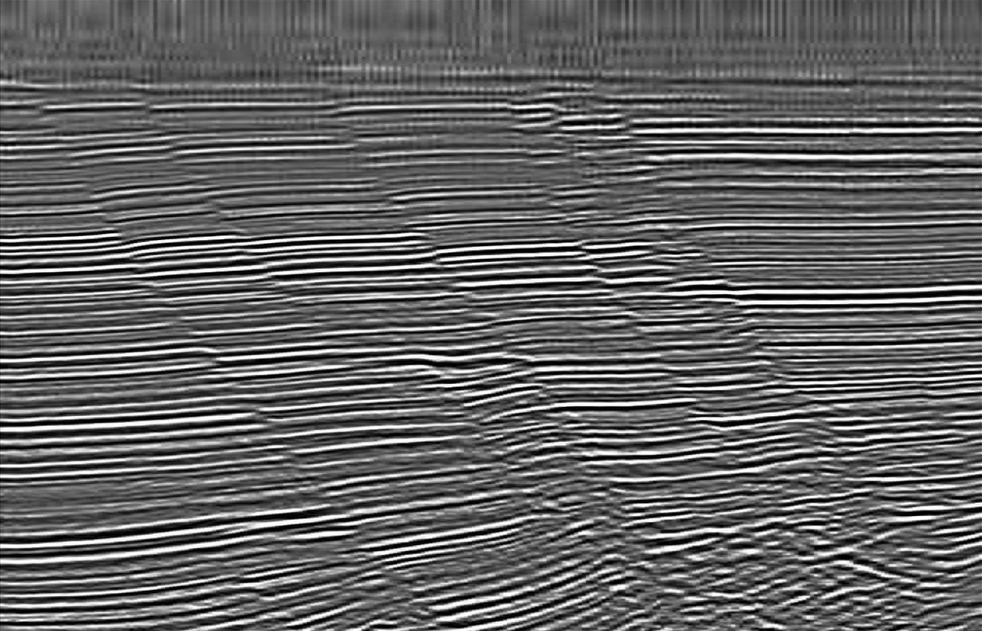
#> input picture notebooks/data/cbar/seismic.png, 982 x 631 px
$ jupyter execute --allow-errors Guessing_colourmaps.ipynb   (shell and % lines are left out)   (older library calls are emulated)
#> lines starting #> are read from the running program, lines starting #| are printed output that depends on the picture
# App-ifying 'recovering data from images'

**See [the other notebook](Guessing_colourmaps.ipynb) for the grisly details and dead-ends.**

Requirements:

- `numpy`
- `scipy`
- `scikit-learn`
- `pillow`

I recommend installing them with `conda install`.

[cell 1]
import numpy as np
import matplotlib.pyplot as plt

## Make an image

Make some fake data in the closed interval [0,1] and apply a colourmap.

[cell 2]
from scipy import signal

[cell 3]
nx, ny = 100, 100
z = np.random.rand(nx, ny)

sizex, sizey = 30, 30
x, y = np.mgrid[-sizex:sizex+1, -sizey:sizey+1]
g = np.exp(-0.333*(x**2/float(sizex)+y**2/float(sizey)))
f = g/g.sum()

z = signal.convolve(z, f, mode='valid')
z = (z - z.min())/(z.max() - z.min())

[cell 4]
cd ~/Dropbox/dev/rainbow/notebooks

[cell 5]
cmap = 'viridis'    # Perceptual
cmap = 'spectral'   # Classic rainbow
cmap = 'seismic'    # Classic diverging
cmap = 'Accent'     # Needs coolinearity constraint
cmap = 'Dark2'      # Needs coolinearity constraint
cmap = 'Paired'     # Needs coolinearity constraint, ultimate test!
cmap = 'gist_ncar'  # Works with new cool-point start location
cmap = 'Pastel1'    # Amazing that it works for start point
cmap = 'Set2'       # Difficult

cmap = 'Dark2'

[cell 6]
fig = plt.figure(frameon=False)
fig.set_size_inches(5,5)

ax = plt.Axes(fig, [0., 0., 1., 1.])
ax.set_axis_off()
fig.add_axes(ax)

# Note: interpolation introduces new colours.
plt.imshow(z, cmap=cmap, aspect='auto')
#plt.imshow(z, cmap=cmap, interpolation='none')

fig.savefig('data/cbar/test.png')
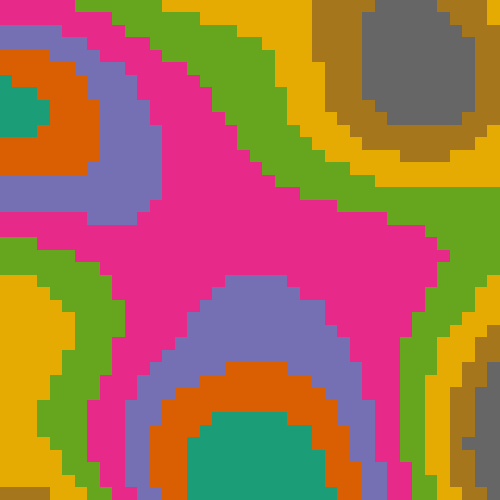
#> figure drawn by matplotlib, 1 panel

[cell 7]
cmaps = [('Perceptually Uniform Sequential',
                            ['viridis', 'inferno', 'plasma', 'magma']),
         ('Sequential',     ['Blues', 'BuGn', 'BuPu',
                             'GnBu', 'Greens', 'Greys', 'Oranges', 'OrRd',
                             'PuBu', 'PuBuGn', 'PuRd', 'Purples', 'RdPu',
                             'Reds', 'YlGn', 'YlGnBu', 'YlOrBr', 'YlOrRd']),
         ('Sequential (2)', ['afmhot', 'autumn', 'bone', 'cool',
                             'copper', 'gist_heat', 'gray', 'hot',
                             'pink', 'spring', 'summer', 'winter']),
         ('Diverging',      ['BrBG', 'bwr', 'coolwarm', 'PiYG', 'PRGn', 'PuOr',
                             'RdBu', 'RdGy', 'RdYlBu', 'RdYlGn', 'Spectral',
                             'seismic']),
         ('Qualitative',    ['Accent', 'Dark2', 'Paired', 'Pastel1',
                             'Pastel2', 'Set1', 'Set2', 'Set3']),
         ('Miscellaneous',  ['gist_earth', 'terrain', 'ocean', 'gist_stern',
                             'brg', 'CMRmap', 'cubehelix',
                             'gnuplot', 'gnuplot2', 'gist_ncar',
                             'nipy_spectral', 'jet', 'rainbow',
                             'gist_rainbow', 'hsv', 'flag', 'prism'])]

[cell 8]
# [17 lines of commented-out code are left out]

## Read an image

[cell 9]
cd ~/Dropbox/dev/rainbow/notebooks

[cell 10]
from PIL import Image

# [4 lines of commented-out code are left out]
img = Image.open('data/cbar/seismic.png')
#> img is the input picture: PIL image 982x631 RGBA; mean R, G, B, A 100, 100, 100, 255
img = Image.open('data/cbar/seismic.png')
img = Image.open('data/cbar/seismic.png')
# img = Image.open('data/cbar/drainage.jpg')
# img = Image.open('data/cbar/test.png')
# img = Image.open('data/cbar/deptuck_salt.jpg')

img

[cell 11]
img.size
#> Out = (982, 631)

Instead of taking a random sample, let's take all pixels from a smaller version of the image.

[cell 12]
# [5 lines of commented-out code are left out]

[cell 13]
# img_sm = resize_if_necessary(img)

Cast as an array, and ignore the last channel (alpha), if there is one.

## Quantize with scikit

[cell 14]
n_colours = 24

[cell 15]
from sklearn.cluster import KMeans
from sklearn.utils import shuffle

[cell 16]
im = np.asarray(img)[..., :3] / 255.

h, w, d = im.shape
#> h = 631; w = 982; d = 3
im_ = im.reshape((w * h, d))

# Define training set.
n = min(h*w//50, n_colours*10)
#> n = 240
sample = shuffle(im_, random_state=0)[:n]
#> sample = 240 rows, first 8: [0.243, 0.243, 0.243], [0.212, 0.212, 0.212], [0.859, 0.859, 0.859], [0.306, 0.306, 0.306], [0.471, 0.471, 0.471], [0, 0, 0], [0.318, 0.318, 0.318], [0.431, 0.431, 0.431]

[cell 17]
print("Sampled {} pixels".format(n))
#| Sampled 240 pixels

Train:

[cell 18]
kmeans = KMeans(n_clusters=n_colours).fit(sample)

Now I can make an RGB palette `p` — also known as a codebook in information theory terms:

[cell 19]
p = kmeans.cluster_centers_
#> p = 24 rows, first 8: [0.604, 0.604, 0.604], [0.207, 0.207, 0.207], [0.918, 0.918, 0.918], [0.428, 0.428, 0.428], [0.0139, 0.0139, 0.0139], [0.291, 0.291, 0.291], [0.805, 0.805, 0.805], [0.127, 0.127, 0.127]

# I don't know why I need to do this, but I do. Floating point precision maybe.
p[p > 1] = 1
p[p < 0] = 0

The only problem with this `p` is that it is not in order — that it, there cluster centres are more or less randomly arranged. We will fix that in the next section.

The vector `p` is actually all we need, but if you want to see what the quantized image looks like, carry on:

[cell 20]
# [15 lines of commented-out code are left out]

## Travelling salesman problem

Remember that these points are essentially in random order:

[cell 21]
from mpl_toolkits.mplot3d import Axes3D

# Set up the figure
fig = plt.figure(figsize=(8, 8))

# Result of TSP solver
ax = fig.add_subplot(111, projection='3d')
ax.scatter(*p.T, c=p, lw=0, s=40, alpha=1)
ax.plot(*p.T, color='k', alpha=0.4)
ax.set_title('Codebook')

plt.show()
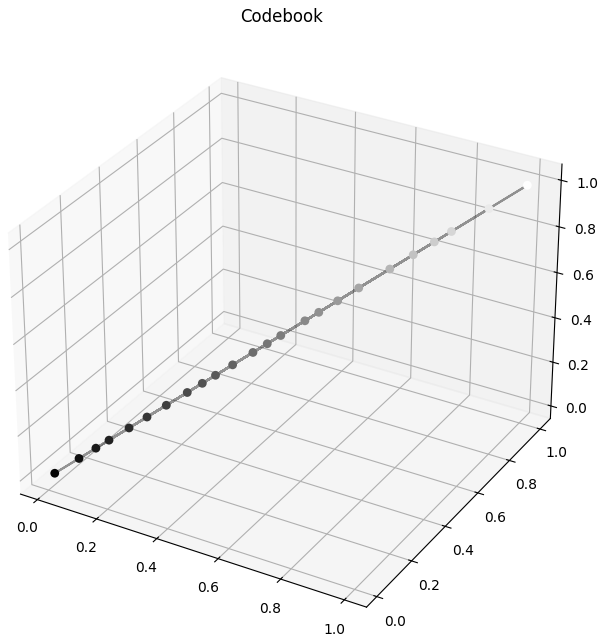
#> figure drawn by matplotlib, 1 panel

I propose starting at the dark end (the end of the line nearest black) and crawling aling the line of points from there. This will make a nice organized sequence of codes — in our case, this will be the colourmap.

We can solve this problem as the travelling salesman problem. Find the shortest tour from black (see below) to 'the other end'.

To start with, we need the distances between all points. This is just a norm, but there's a convenient function `scipy.spatial.pdist` for finding distance pairs in *n*-space. Then `squareform` casts it into a square symmetric matrix, which is what we need for our TSP solver.

Other than creating a naive TSP solver in Python – let's face it, it'll be broken or slow or non-optimal — there are three good TSP solver options:

* [LKH](http://www.akira.ruc.dk/~keld/research/LKH/) — [parameter help here](http://webhotel4.ruc.dk/~keld/research/LKH/LKH-2.0/DOC/LKH-2.0_PARAMETERS.pdf).
* [Concorde](http://www.math.uwaterloo.ca/tsp/concorde.html) (I followed [these instructions](http://davidsjohnson.net/TSPcourse/mac-install-concorde.txt) for installing concorde on my Mac.)
* [O-R tools](https://developers.google.com/optimization/routing/tsp)

LKH and Concorde can be used via [the TSP Python package](https://github.com/perrygeo/pytsp) (but note that it used to be called `pyconcorde` so you need to change the names of some functions — look at the source or use [my fork](https://github.com/kwinkunks/pytsp).

Note that you need to add the Concorde and LKH libs to PATH as mentioned in the docs for `pytsp`.

[cell 22]
from pytsp import run, dumps_matrix

We need to start the traversal of the locus somewhere.

Poosible heuristics:

* At the end nearest black: we tend to map darker colours to lower values.
* At the cool end: we tend to map cool colours.
* At the apparent start of the line. We might be able to guess where it is: the ends of the line should be the only two points for which the second-closest point is roughly twice as far away as the very closest point. Most points have two points about the same distance away (one on either side). So if we figure out the median (say) smallest non-zero point distance, we can make this estimate.

Blending the first two ideas, I am now starting at (0.25, 0, 0.5). It's the cool-point. (Only 0.25 red because if it's a toss-up between blue and red, I want blue.)

If I include the third idea — choose the dark-bluest end-point candidate — I think it should do better than it is now.

### Using a dark-blue-magenta end point

Aaaanyway, Adding this point allows us to start the TSP there, because it will move to the next nearest point — I think. We will remove it later.

Add cool-point to `p`:

[cell 23]
p = np.vstack([[[0.25, 0, 0.5]], p])
#> p = 25 rows, first 8: [0.25, 0, 0.5], [0.604, 0.604, 0.604], [0.207, 0.207, 0.207], [0.918, 0.918, 0.918], [0.428, 0.428, 0.428], [0.0139, 0.0139, 0.0139], [0.291, 0.291, 0.291], [0.805, 0.805, 0.805]
#p = np.vstack([[[0, 0, 0]], p])

[cell 24]
p[:6]
#> Out = [[0.25, 0, 0.5], [0.604, 0.604, 0.604], [0.207, 0.207, 0.207], [0.918, 0.918, 0.918], [0.428, 0.428, 0.428], [0.0139, 0.0139, 0.0139]]

Remember that these points are essentially in random order. We are going to solve the find the shortest Hamiltonian path to organize them.

To do this, we need weights for the edges — and we'll use the distances between the points. There's a convenient function, `scipy.spatial.pdist` for finding distances in *n*-space. We will use the 2-norm, but [the `pdist` function](http://docs.scipy.org/doc/scipy/reference/generated/scipy.spatial.distance.pdist.html) has a great many other metrics.

The convenience function `squareform` organizes the distances into a matrix.

[cell 25]
from scipy.spatial.distance import pdist, squareform

# Make distance matrix.
dists = squareform(pdist(p, 'euclidean'))
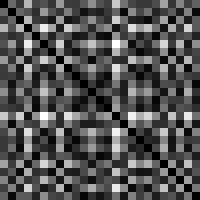
#> dists: shape (25, 25) float64 (shown 8 times larger); min 0, max 1.7, mean 0.557; drawn with min black and max white

# The values in `dists` are floats in the range 0 to sqrt(3).
# Normalize the values to int16s.
d = 32767 * dists / np.sqrt(3)
d = d.astype(np.int16)

# To use a TSP algo to solve the shortest Hamiltonian path problem,
# we need to add a point that is zero units from every other point.
row, col = dists.shape
#> row = 25; col = 25
d = np.insert(d, row, 0, axis=0)
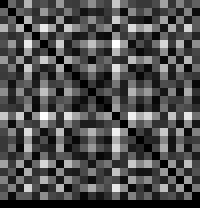
#> d: shape (26, 25) int16 (shown 8 times larger); min 0, max 32215, mean 10135.1; drawn with min black and max white
d = np.insert(d, col, 0, axis=1)
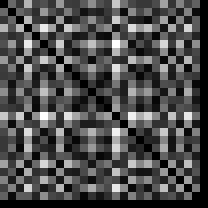
#> d: shape (26, 26) int16 (shown 8 times larger); min 0, max 32215, mean 9745.2; drawn with min black and max white

The zero-point trick is legit. [Reference](http://stackoverflow.com/questions/6733999/what-is-the-problem-name-for-traveling-salesman-problemtsp-without-considering) from E. L. Lawler, Jan Karel Lenstra, A. H. G. Rinnooy Kan, D. B. Shmoys (1985). The Traveling Salesman Problem: A Guided Tour of Combinatorial Optimization, 1st Edition. Wiley. 476 pp. ISBN 978-0471904137.

[cell 26]
d

LKH implementation.

K. Helsgaun (2009). General k-opt submoves for the Lin-Kernighan TSP heuristic. Mathematical Programming Computation, 2009, doi: 10.1007/s12532-009-0004-6.

[cell 27]
outf = "/tmp/myroute_lkh.tsp"
with open(outf, 'w') as f:
    f.write(dumps_matrix(d, name="My Route"))
#> (this line was passed over: pytsp is not available in this run)

$ run again, with notebooks/data/cbar/boxer.png copied over notebooks/data/cbar/seismic.png
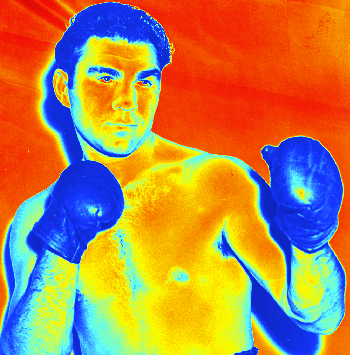
#> input picture notebooks/data/cbar/boxer.png, 350 x 355 px
#> img is the input picture: PIL image 350x355 RGBA; mean R, G, B, A 180, 135.4, 81.2, 255
#> sample = 240 rows, first 8: [0.996, 0.973, 0], [0.0667, 0.173, 0.867], [0.863, 0.984, 0.2], [0.906, 0.984, 0.0824], [0.984, 0.847, 0], [0.953, 0.318, 0], [0.949, 0.231, 0.00784], [0.486, 0.992, 0.761]
#| Sampled 240 pixels
#> `p = kmeans.cluster_centers_`: p = 24 rows, first 8: [0.953, 0.379, 0], [0.136, 0.372, 1], [0.986, 0.884, 0], [0.468, 0.992, 0.786], [0.949, 0.191, 0.0106], [0.742, 0.984, 0.406], [0.0613, 0.164, 0.829], [0.281, 0.763, 1]
#> `plt.show()`:
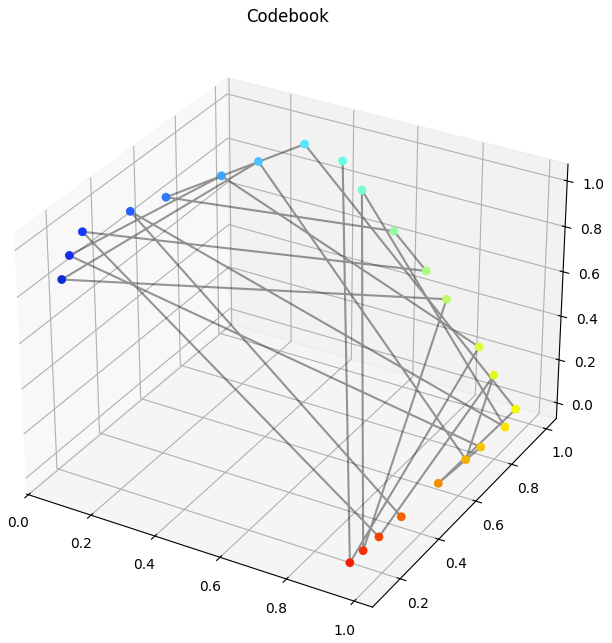
#> figure drawn by matplotlib, 1 panel
#> `p = np.vstack([[[0.25, 0, 0.5]], p])`: p = 25 rows, first 8: [0.25, 0, 0.5], [0.953, 0.379, 0], [0.136, 0.372, 1], [0.986, 0.884, 0], [0.468, 0.992, 0.786], [0.949, 0.191, 0.0106], [0.742, 0.984, 0.406], [0.0613, 0.164, 0.829]
#> `p[:6]`: Out = [[0.25, 0, 0.5], [0.953, 0.379, 0], [0.136, 0.372, 1], [0.986, 0.884, 0], [0.468, 0.992, 0.786], [0.949, 0.191, 0.0106]]
#> `d = np.insert(d, col, 0, axis=1)`:
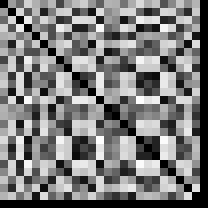
#> d: shape (26, 26) int16 (shown 8 times larger); min 0, max 28916, mean 14050.5; drawn with min black and max white

$ run again, with notebooks/data/cbar/fluid.png copied over notebooks/data/cbar/seismic.png
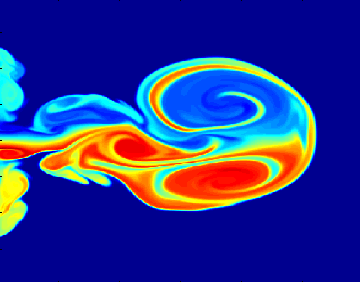
#> input picture notebooks/data/cbar/fluid.png, 360 x 282 px
#> img is the input picture: PIL image 360x282 RGBA; mean R, G, B, A 43.9, 53.4, 140.5, 255
#> sample = 240 rows, first 8: [0, 0, 0.561], [1, 0.0588, 0], [0, 0, 0.561], [0, 0, 0.561], [0, 0, 0.561], [0, 0, 0.561], [0.0588, 1, 1], [0.937, 1, 0.122]
#| Sampled 240 pixels
#> `p = kmeans.cluster_centers_`: p = 24 rows, first 8: [3.05e-16, 8.6e-16, 0.562], [1, 0.655, 0], [0, 0.812, 1], [-2.78e-17, 0.393, 1], [1, 0.247, 0], [0.77, 1, 0.289], [0.137, 1, 0.922], [1, 0.47, 1.11e-16]
#> `plt.show()`:
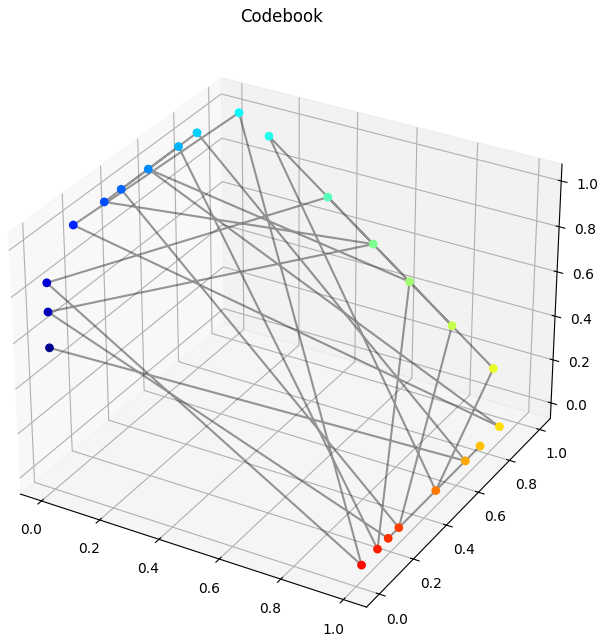
#> figure drawn by matplotlib, 1 panel
#> `p = np.vstack([[[0.25, 0, 0.5]], p])`: p = 25 rows, first 8: [0.25, 0, 0.5], [3.05e-16, 8.6e-16, 0.562], [1, 0.655, 0], [0, 0.812, 1], [0, 0.393, 1], [1, 0.247, 0], [0.77, 1, 0.289], [0.137, 1, 0.922]
#> `p[:6]`: Out = [[0.25, 0, 0.5], [3.05e-16, 8.6e-16, 0.562], [1, 0.655, 0], [0, 0.812, 1], [0, 0.393, 1], [1, 0.247, 0]]
#> `d = np.insert(d, col, 0, axis=1)`:
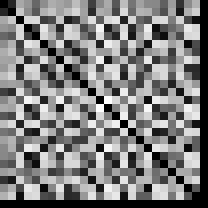
#> d: shape (26, 26) int16 (shown 8 times larger); min 0, max 31909, mean 15782.2; drawn with min black and max white
